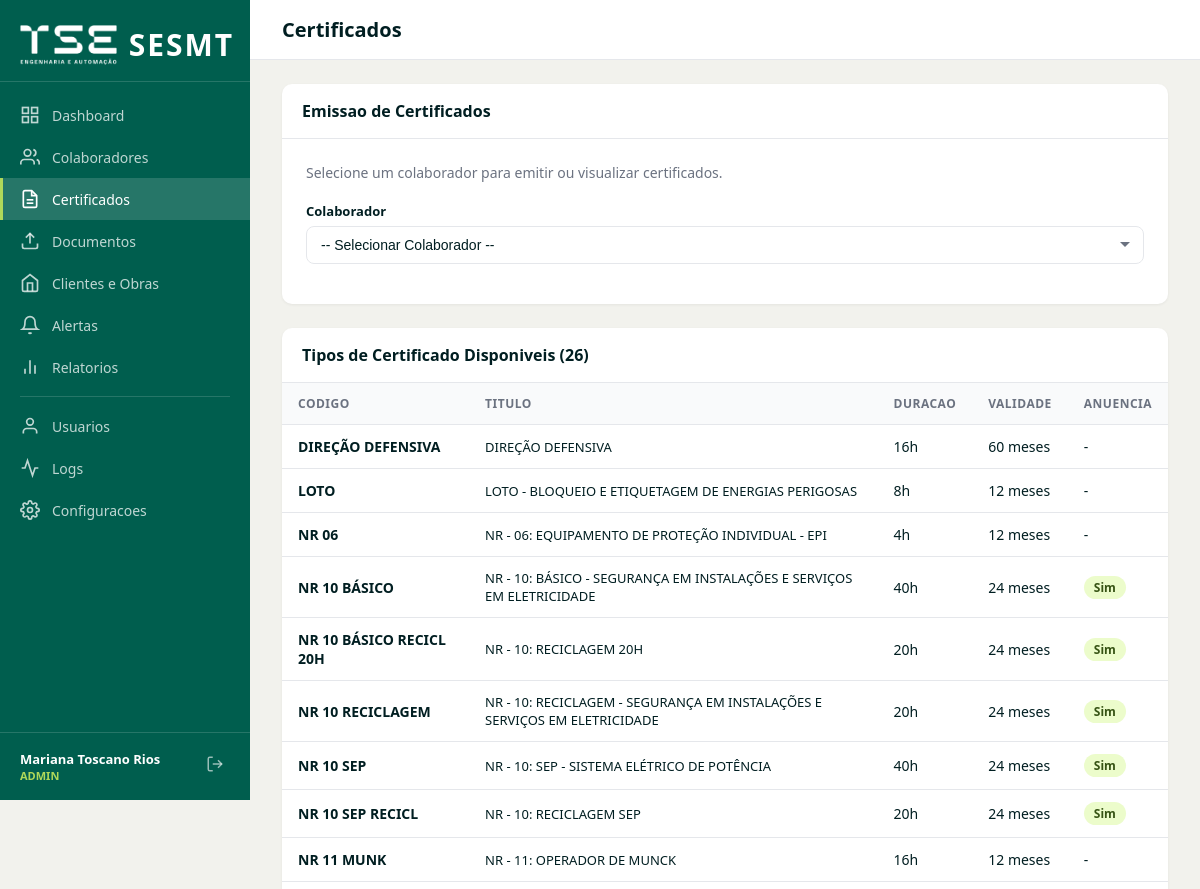
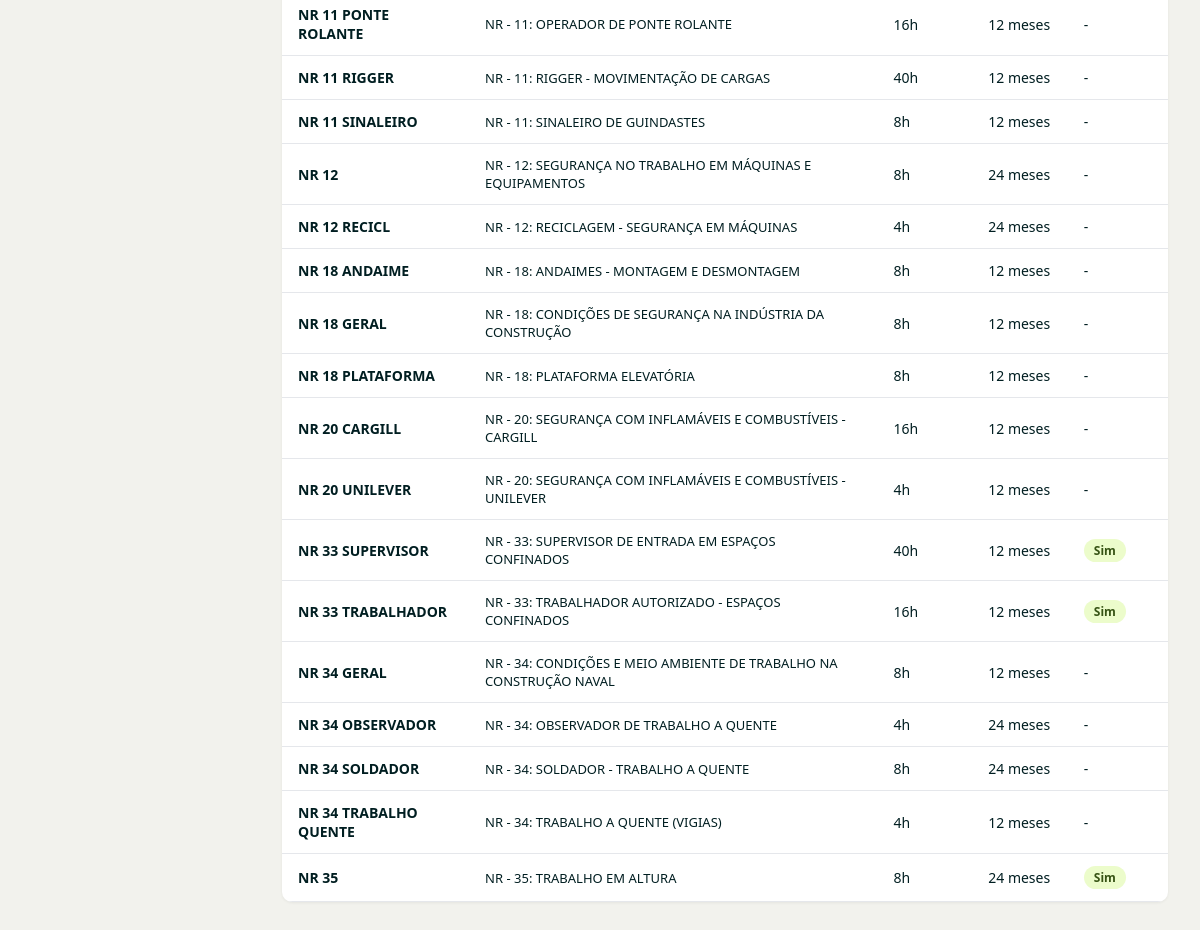
Screenshot of /certificados (signed in) with the database file from the repository (2 pictures, top to bottom).
### tables this page shows
CREATE TABLE IF NOT EXISTS tipos_certificado (
    id INT AUTO_INCREMENT PRIMARY KEY,
    codigo VARCHAR(50) NOT NULL UNIQUE,
    titulo VARCHAR(500) NOT NULL,
    duracao VARCHAR(20) NOT NULL DEFAULT '8h',
    validade_meses INT NOT NULL DEFAULT 12,
    tem_anuencia TINYINT(1) NOT NULL DEFAULT 0,
    tem_diego TINYINT(1) NOT NULL DEFAULT 0,
    conteudo_no_verso TINYINT(1) NOT NULL DEFAULT 0,
    conteudo_programatico TEXT NULL,
    ativo TINYINT(1) NOT NULL DEFAULT 1,
    criado_em DATETIME NOT NULL DEFAULT CURRENT_TIMESTAMP,
    atualizado_em DATETIME NOT NULL DEFAULT CURRENT_TIMESTAMP ON UPDATE CURRENT_TIMESTAMP,
    INDEX idx_codigo (codigo)
);

### app/Core/Controller.php (called while the page is built, shortened)
<?php
class Controller
{
    protected function view(string $view, array $data = [], string $layout = 'app'): void
    {
        View::render($view, $data, $layout);
    }
}

### app/Controllers/CertificadoController.php (called while the page is built, shortened)
<?php
class CertificadoController extends Controller
{
    public function index(): void
    {
        $colabModel = new Colaborador();
        $tipoModel = new TipoCertificado();
        $colaboradores = $colabModel->all(['status' => 'ativo'], 'nome_completo ASC');
        $tipos = $tipoModel->all(['ativo' => 1], 'codigo ASC');
        $this->view('certificados/index', [
            'colaboradores' => $colaboradores,
            'tipos'         => $tipos,
            'pageTitle'     => 'Certificados',
        ]);
    }
}

### public/index.php (called while the page is built, shortened)
<?php
spl_autoload_register(function (string $class) {
    $prefix = 'App\\';
    $relativeClass = substr($class, strlen($prefix));
    $file = dirname(__DIR__) . '/app/' . str_replace('\\', '/', $relativeClass) . '.php';
});
$router = new \App\Core\Router();
$router->get('/login', ['AuthController', 'loginForm']);
$router->post('/login', ['AuthController', 'login']);
$router->get('/logout', ['AuthController', 'logout']);
$router->get('/', ['DashboardController', 'index'], ['AuthMiddleware']);
$router->get('/dashboard', ['DashboardController', 'index'], ['AuthMiddleware']);
$router->get('/colaboradores', ['ColaboradorController', 'index'], ['AuthMiddleware']);
$router->get('/colaboradores/novo', ['ColaboradorController', 'create'], ['AuthMiddleware']);
$router->post('/colaboradores/salvar', ['ColaboradorController', 'store'], ['AuthMiddleware', 'CsrfMiddleware']);
$router->get('/colaboradores/{id}', ['ColaboradorController', 'show'], ['AuthMiddleware']);
$router->get('/colaboradores/{id}/download-zip', ['ColaboradorController', 'downloadZip'], ['AuthMiddleware']);
$router->get('/colaboradores/{id}/editar', ['ColaboradorController', 'edit'], ['AuthMiddleware']);
$router->post('/colaboradores/{id}/atualizar', ['ColaboradorController', 'update'], ['AuthMiddleware', 'CsrfMiddleware']);
$router->post('/colaboradores/{id}/excluir', ['ColaboradorController', 'destroy'], ['AuthMiddleware', 'CsrfMiddleware']);
$router->get('/certificados', ['CertificadoController', 'index'], ['AuthMiddleware']);
$router->get('/certificados/emitir/{colaboradorId}', ['CertificadoController', 'emitir'], ['AuthMiddleware']);
$router->post('/certificados/salvar', ['CertificadoController', 'store'], ['AuthMiddleware', 'CsrfMiddleware']);
$router->get('/certificados/preview/{id}', ['CertificadoController', 'preview'], ['AuthMiddleware']);
$router->get('/certificados/dados/{colaboradorId}', ['CertificadoController', 'dadosJson'], ['AuthMiddleware']);
$router->get('/documentos', ['DocumentoController', 'index'], ['AuthMiddleware']);
$router->get('/documentos/upload/{colaboradorId}', ['DocumentoController', 'uploadForm'], ['AuthMiddleware']);
$router->post('/documentos/upload', ['DocumentoController', 'upload'], ['AuthMiddleware', 'CsrfMiddleware']);
$router->get('/documentos/download/{id}', ['DocumentoController', 'download'], ['AuthMiddleware']);
$router->get('/documentos/visualizar/{id}', ['DocumentoController', 'visualizar'], ['AuthMiddleware']);
$router->get('/documentos/{id}', ['DocumentoController', 'show'], ['AuthMiddleware']);
$router->post('/documentos/{id}/excluir', ['DocumentoController', 'destroy'], ['AuthMiddleware', 'CsrfMiddleware']);
$router->get('/exportar/colaboradores', ['ExportController', 'colaboradores'], ['AuthMiddleware']);
$router->get('/exportar/documentos', ['ExportController', 'documentos'], ['AuthMiddleware']);
$router->get('/exportar/certificados', ['ExportController', 'certificados'], ['AuthMiddleware']);
$router->get('/clientes', ['ClienteController', 'index'], ['AuthMiddleware']);
$router->get('/clientes/novo', ['ClienteController', 'create'], ['AuthMiddleware']);
$router->post('/clientes/salvar', ['ClienteController', 'store'], ['AuthMiddleware', 'CsrfMiddleware']);
$router->get('/clientes/{id}', ['ClienteController', 'show'], ['AuthMiddleware']);
$router->get('/clientes/{id}/editar', ['ClienteController', 'edit'], ['AuthMiddleware']);
$router->post('/clientes/{id}/atualizar', ['ClienteController', 'update'], ['AuthMiddleware', 'CsrfMiddleware']);
$router->post('/clientes/{id}/requisitos', ['ClienteController', 'addRequisito'], ['AuthMiddleware', 'CsrfMiddleware']);
$router->post('/clientes/{id}/requisitos/{reqId}/excluir', ['ClienteController', 'removeRequisito'], ['AuthMiddleware', 'CsrfMiddleware']);
$router->get('/obras/novo/{clienteId}', ['ObraController', 'create'], ['AuthMiddleware']);
$router->post('/obras/salvar', ['ObraController', 'store'], ['AuthMiddleware', 'CsrfMiddleware']);
$router->get('/obras/{id}/editar', ['ObraController', 'edit'], ['AuthMiddleware']);
$router->post('/obras/{id}/atualizar', ['ObraController', 'update'], ['AuthMiddleware', 'CsrfMiddleware']);
$router->get('/alertas', ['AlertaController', 'index'], ['AuthMiddleware']);
$router->get('/relatorios', ['RelatorioController', 'index'], ['AuthMiddleware']);
$router->get('/relatorios/colaborador/{id}', ['RelatorioController', 'porColaborador'], ['AuthMiddleware']);
$router->get('/relatorios/cliente/{id}', ['RelatorioController', 'porCliente'], ['AuthMiddleware']);
$router->get('/logs', ['LogController', 'index'], ['AuthMiddleware']);
$router->get('/logs/exportar', ['LogController', 'exportar'], ['AuthMiddleware']);
$router->get('/usuarios', ['UsuarioController', 'index'], ['AuthMiddleware']);
$router->post('/usuarios/salvar', ['UsuarioController', 'store'], ['AuthMiddleware', 'CsrfMiddleware']);
$router->post('/usuarios/{id}/resetar', ['UsuarioController', 'resetPassword'], ['AuthMiddleware', 'CsrfMiddleware']);
$router->post('/usuarios/{id}/excluir', ['UsuarioController', 'destroy'], ['AuthMiddleware', 'CsrfMiddleware']);
$router->get('/configuracoes', ['ConfigController', 'index'], ['AuthMiddleware']);
$router->post('/configuracoes/salvar', ['ConfigController', 'save'], ['AuthMiddleware', 'CsrfMiddleware']);
$router->get('/api/tipos-certificado', ['CertificadoController', 'tiposJson']);
$router->dispatch();

### app/Core/Database.php (called while the page is built, shortened)
<?php
class Database
{
    private static ?PDO $instance = null;
    public static function getInstance(): PDO
    {
        if (self::$instance === null) {
            $config = require dirname(__DIR__) . '/config/database.php';
            $dsn = sprintf(
                'mysql:host=%s;port=%s;dbname=%s;charset=%s',
                $config['host'],
                $config['port'],
                $config['name'],
                $config['charset']
            );
            try {
                self::$instance = new PDO($dsn, $config['user'], $config['password'], [
                    PDO::ATTR_ERRMODE            => PDO::ERRMODE_EXCEPTION,
                    PDO::ATTR_DEFAULT_FETCH_MODE => PDO::FETCH_ASSOC,
                    PDO::ATTR_EMULATE_PREPARES   => false,
                    PDO::MYSQL_ATTR_INIT_COMMAND => "SET NAMES utf8mb4 COLLATE utf8mb4_unicode_ci",
                ]);
            } catch (PDOException $e) {
                if (($_ENV['APP_DEBUG'] ?? false)) {
                    throw $e;
                }
                http_response_code(500);
                die('Erro de conexao com o banco de dados.');
            }
        }
        return self::$instance;
    }
}

### app/Core/Model.php (called while the page is built, shortened)
<?php
abstract class Model
{
    protected string $table;
    protected PDO $db;
    public function __construct()
    {
        $this->db = Database::getInstance();
    }
    public function all(array $conditions = [], string $orderBy = 'id DESC', int $limit = 0, int $offset = 0): array
    {
        $sql = "SELECT * FROM {$this->table}";
        $params = [];
        if (!empty($conditions)) {
            $where = [];
            foreach ($conditions as $col => $val) {
                $where[] = "{$col} = :{$col}";
                $params[$col] = $val;
            }
            $sql .= ' WHERE ' . implode(' AND ', $where);
        }
        $sql .= " ORDER BY {$orderBy}";
        $stmt = $this->db->prepare($sql);
        $stmt->execute($params);
        return $stmt->fetchAll();
    }
}

### app/Views/certificados/index.php (the view, shortened to what this page needs)
<div class="table-container">
    <div class="table-header">
        <span class="table-title">Emissao de Certificados</span>
    </div>
    <div style="padding:24px;">
        <p style="color:var(--c-gray);font-size:14px;margin-bottom:20px;">Selecione um colaborador para emitir ou visualizar certificados.</p>
        <div class="form-group">
            <label>Colaborador</label>
            <select class="form-control" onchange="if(this.value) window.location='/certificados/emitir/'+this.value">
                <option value="">-- Selecionar Colaborador --</option>
            </select>
        </div>
    </div>
</div>
<div class="table-container" style="margin-top:24px;">
    <div class="table-header"><span class="table-title">Tipos de Certificado Disponiveis (<?= count($tipos) ?>)</span></div>
    <table>
        <thead><tr><th>Codigo</th><th>Titulo</th><th>Duracao</th><th>Validade</th><th>Anuencia</th></tr></thead>
        <tbody>
        <?php foreach ($tipos as $t): ?>
        <tr>
            <td style="font-weight:600;"><?= htmlspecialchars($t['codigo']) ?></td>
            <td style="font-size:13px;"><?= htmlspecialchars($t['titulo']) ?></td>
            <td><?= htmlspecialchars($t['duracao']) ?></td>
            <td><?= $t['validade_meses'] ?> meses</td>
            <td><?= $t['tem_anuencia'] ? '<span class="badge badge-vigente">Sim</span>' : '-' ?></td>
        </tr>
        <?php endforeach; ?>
        </tbody>
    </table>
</div>

### app/Core/Router.php (shortened to what this page needs)
<?php
class Router
{
    private array $routes = [];
    private function addRoute(string $method, string $path, array $handler, array $middleware): void
    {
        $pattern = preg_replace('/\{(\w+)\}/', '(?P<$1>[^/]+)', $path);
        $pattern = '#^' . $pattern . '$#';
        $this->routes[] = [
            'method'     => $method,
            'pattern'    => $pattern,
            'handler'    => $handler,
            'middleware'  => $middleware,
        ];
    }
    public function dispatch(): void
    {
        $method = $_SERVER['REQUEST_METHOD'];
        $uri = parse_url($_SERVER['REQUEST_URI'], PHP_URL_PATH);
        $uri = rtrim($uri, '/') ?: '/';
        foreach ($this->routes as $route) {
            if ($route['method'] !== $method) {
                continue;
            }
            if (preg_match($route['pattern'], $uri, $matches)) {
                $params = array_filter($matches, 'is_string', ARRAY_FILTER_USE_KEY);
                [$controllerName, $action] = $route['handler'];
                $controller = new $controllerClass();
                call_user_func_array([$controller, $action], array_values($params));
                return;
            }
        }
    }
}

### public/assets/css/style.css (style rules this page uses)
:root { --c-primary: #005e4e; --c-bg: #f2f2ed; --c-text: #001e21; --c-accent: #00b279; --c-ok: #afd85a; --c-link: #00bbcd; --c-danger: #e74c3c; --c-warning: #f39c12; --c-white: #ffffff; --c-gray: #6b7280; --c-border: #e5e7eb; --sidebar-w: 250px; }
* { margin: 0; padding: 0; box-sizing: border-box; }
body { font-family: 'Segoe UI', Arial, sans-serif; background: var(--c-bg); color: var(--c-text); display: flex; min-height: 100vh; }
.table-container { background: var(--c-white); border-radius: 10px; box-shadow: 0 1px 3px rgba(0,0,0,0.06); overflow: hidden; margin-bottom: 24px; }
.table-header { padding: 16px 20px; border-bottom: 1px solid var(--c-border); display: flex; justify-content: space-between; align-items: center; flex-wrap: wrap; gap: 12px; }
.table-title { font-size: 16px; font-weight: 600; }
table { width: 100%; border-collapse: collapse; }
th { background: #f9fafb; padding: 12px 16px; text-align: left; font-size: 12px; font-weight: 600; color: var(--c-gray); text-transform: uppercase; letter-spacing: 0.5px; border-bottom: 1px solid var(--c-border); }
td { padding: 12px 16px; font-size: 14px; border-bottom: 1px solid var(--c-border); vertical-align: middle; }
.badge { display: inline-block; padding: 3px 10px; border-radius: 12px; font-size: 12px; font-weight: 600; }
.badge-vigente { background: #ecfccb; color: #365314; }
.form-group { margin-bottom: 16px; }
.form-group label { display: block; font-size: 13px; font-weight: 600; color: var(--c-text); margin-bottom: 6px; }
.form-control { width: 100%; padding: 10px 14px; border: 1.5px solid var(--c-border); border-radius: 8px; font-size: 14px; color: var(--c-text); background: var(--c-white); transition: border-color 0.2s; }
select.form-control { appearance: none; background-repeat: no-repeat; background-position: right 12px center; padding-right: 36px; }

### rows the page displays
tipos_certificado: codigo "DIREÇÃO DEFENSIVA", titulo "DIREÇÃO DEFENSIVA", duracao "16h", validade_meses "60"
tipos_certificado: codigo "LOTO", titulo "LOTO - BLOQUEIO E ETIQUETAGEM DE ENERGIAS PERIGOSAS", duracao "8h", validade_meses "12"
tipos_certificado: codigo "NR 06", titulo "NR - 06: EQUIPAMENTO DE PROTEÇÃO INDIVIDUAL - EPI", duracao "4h", validade_meses "12"
tipos_certificado: codigo "NR 10 BÁSICO", titulo "NR - 10: BÁSICO - SEGURANÇA EM INSTALAÇÕES E SERVIÇOS EM ELETRICIDADE", duracao "40h", validade_meses "24", tem_anuencia "Sim"
tipos_certificado: codigo "NR 10 BÁSICO RECICL 20H", titulo "NR - 10: RECICLAGEM 20H", duracao "20h", validade_meses "24", tem_anuencia "Sim"
tipos_certificado: codigo "NR 10 RECICLAGEM", titulo "NR - 10: RECICLAGEM - SEGURANÇA EM INSTALAÇÕES E SERVIÇOS EM ELETRICIDADE", duracao "20h", validade_meses "24", tem_anuencia "Sim"
tipos_certificado: codigo "NR 10 SEP", titulo "NR - 10: SEP - SISTEMA ELÉTRICO DE POTÊNCIA", duracao "40h", validade_meses "24", tem_anuencia "Sim"
tipos_certificado: codigo "NR 10 SEP RECICL", titulo "NR - 10: RECICLAGEM SEP", duracao "20h", validade_meses "24", tem_anuencia "Sim"
tipos_certificado: codigo "NR 11 MUNK", titulo "NR - 11: OPERADOR DE MUNCK", duracao "16h", validade_meses "12"
tipos_certificado: codigo "NR 11 PONTE ROLANTE", titulo "NR - 11: OPERADOR DE PONTE ROLANTE", duracao "16h", validade_meses "12"
tipos_certificado: codigo "NR 11 RIGGER", titulo "NR - 11: RIGGER - MOVIMENTAÇÃO DE CARGAS", duracao "40h", validade_meses "12"
tipos_certificado: codigo "NR 11 SINALEIRO", titulo "NR - 11: SINALEIRO DE GUINDASTES", duracao "8h", validade_meses "12"
tipos_certificado: codigo "NR 12", titulo "NR - 12: SEGURANÇA NO TRABALHO EM MÁQUINAS E EQUIPAMENTOS", duracao "8h", validade_meses "24"
tipos_certificado: codigo "NR 12 RECICL", titulo "NR - 12: RECICLAGEM - SEGURANÇA EM MÁQUINAS", duracao "4h", validade_meses "24"
tipos_certificado: codigo "NR 18 ANDAIME", titulo "NR - 18: ANDAIMES - MONTAGEM E DESMONTAGEM", duracao "8h", validade_meses "12"
tipos_certificado: codigo "NR 18 GERAL", titulo "NR - 18: CONDIÇÕES DE SEGURANÇA NA INDÚSTRIA DA CONSTRUÇÃO", duracao "8h", validade_meses "12"
tipos_certificado: codigo "NR 18 PLATAFORMA", titulo "NR - 18: PLATAFORMA ELEVATÓRIA", duracao "8h", validade_meses "12"
tipos_certificado: codigo "NR 20 CARGILL", titulo "NR - 20: SEGURANÇA COM INFLAMÁVEIS E COMBUSTÍVEIS - CARGILL", duracao "16h", validade_meses "12"
tipos_certificado: codigo "NR 20 UNILEVER", titulo "NR - 20: SEGURANÇA COM INFLAMÁVEIS E COMBUSTÍVEIS - UNILEVER", duracao "4h", validade_meses "12"
tipos_certificado: codigo "NR 33 SUPERVISOR", titulo "NR - 33: SUPERVISOR DE ENTRADA EM ESPAÇOS CONFINADOS", duracao "40h", validade_meses "12", tem_anuencia "Sim"
tipos_certificado: codigo "NR 33 TRABALHADOR", titulo "NR - 33: TRABALHADOR AUTORIZADO - ESPAÇOS CONFINADOS", duracao "16h", validade_meses "12", tem_anuencia "Sim"
tipos_certificado: codigo "NR 34 GERAL", titulo "NR - 34: CONDIÇÕES E MEIO AMBIENTE DE TRABALHO NA CONSTRUÇÃO NAVAL", duracao "8h", validade_meses "12"
tipos_certificado: codigo "NR 34 OBSERVADOR", titulo "NR - 34: OBSERVADOR DE TRABALHO A QUENTE", duracao "4h", validade_meses "24"
tipos_certificado: codigo "NR 34 SOLDADOR", titulo "NR - 34: SOLDADOR - TRABALHO A QUENTE", duracao "8h", validade_meses "24"
tipos_certificado: codigo "NR 34 TRABALHO QUENTE", titulo "NR - 34: TRABALHO A QUENTE (VIGIAS)", duracao "4h", validade_meses "12"
tipos_certificado: codigo "NR 35", titulo "NR - 35: TRABALHO EM ALTURA", duracao "8h", validade_meses "24", tem_anuencia "Sim"

### other values shown
count($tipos) "26"
